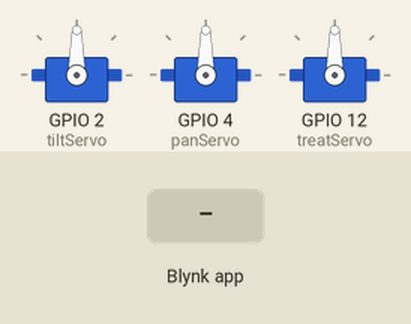
Bench run of a sketch on a simulated ESP8266 (NodeMCU). On the bench: 3 × servo. The inputs (shaded band) are chosen by the test bench. WiFi joins after 1.5 s; servers stay silent unless stated; random numbers use the default seed unless the sketch sets one.

Above: at 3.0 s.
3.1 s: Blynk app writes 1 to V0
At 4.4 s:
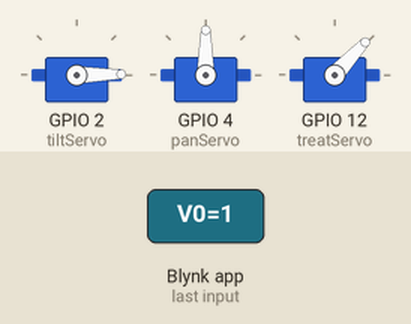
5.3 s: Blynk app writes 200 to V0
At 7.0 s:
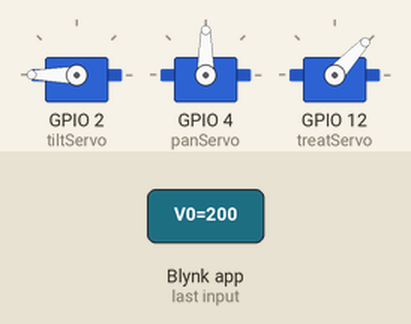
7.3 s: Blynk app writes 1 to V1
At 8.7 s:
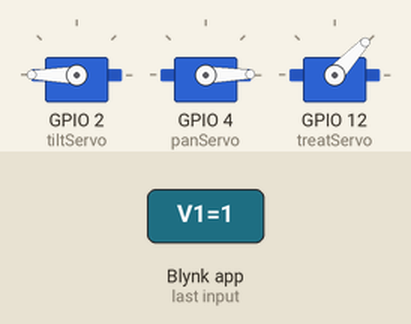
9.4 s: Blynk app writes 0 to V0
At 10.2 s:
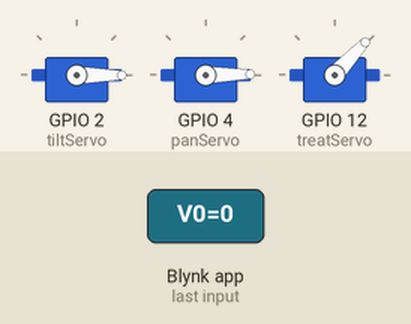
11.3 s: Blynk app writes 200 to V1
At 13.0 s:
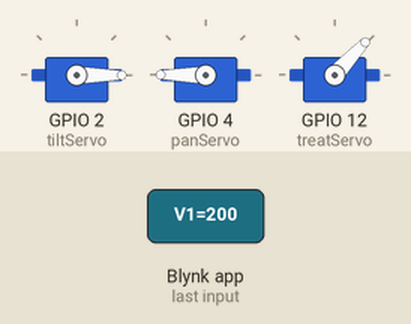
13.4 s: Blynk app writes 1 to V2
At 16.8 s:
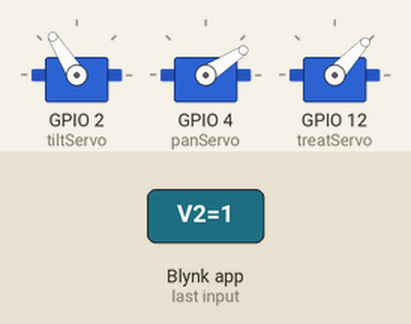
Timing chart, 0 to 19.0 s (numbered marks = the images above; inputs shaded):
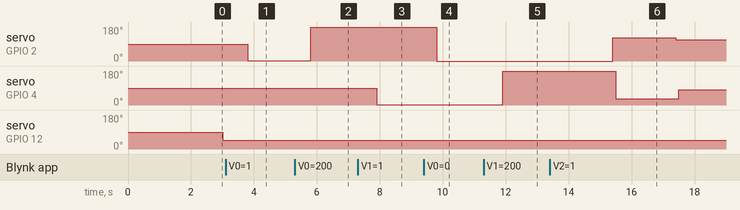

The sketch:

IoT_pet_toy.ino
```cpp
#define BLYNK_PRINT Serial

#include <ESP8266WiFi.h>
#include <BlynkSimpleEsp8266.h>
#include <Servo.h >

Servo tiltServo, panServo, treatServo;
int tiltReading = 90;
int panReading = 90;
int treatReading = 47;
int autoMode = 0;

// min and max ranges for the servos, this is to prevent laser going onto the walls, adjust as needed
int minPan = 32;
int maxPan = 120;
int minTilt = 101;
int maxTilt = 123;

// Blynk auth token and wifi credentials, update these
char auth[] = "****";
char ssid[] = "****";
char pass[] = "****";

BlynkTimer timer;
int manualDelay = 0;
int autoDelay = 0;
int treatDelay = 0;
int autoTimerInt = 0;
int manualTimerInt = 0;
int treatTimerInt = 0;

void setServoAuto(){
  digitalWrite(16, 1); // turn on laser
  tiltServo.write(random(minTilt, maxTilt));
  autoDelay = timer.setTimeout(100L, setAutoPan);
  timer.enable(autoDelay);
}

void setAutoPan(){
  panServo.write(random(minPan, maxPan));
}

void setAutoTreat(){
  treatServo.write(180);
  digitalWrite(16, 0); // turn off laser
}

void setServoManual(){
  tiltServo.write(tiltReading);
  manualDelay = timer.setTimeout(100L, setManualPan);
  timer.enable(manualDelay);
}

void setManualPan(){
  panServo.write(panReading);
  treatDelay = timer.setTimeout(100L, setManualTreat);
  timer.enable(treatDelay);
}

void setManualTreat(){
  treatServo.write(treatReading);
}

void setup(){
  tiltServo.attach(2);//d4 pin on nodeMCU
  panServo.attach(4);//d2 pin on nodeMCU
  treatServo.attach(12);//d6 pin on nodeMCU
  Blynk.begin(auth, ssid, pass);
  //start manual mode
  manualTimerInt = timer.setInterval(1000L, setServoManual);
  timer.enable(manualTimerInt);
}

BLYNK_WRITE (V0){
  tiltReading = param.asInt();
}

BLYNK_WRITE (V1){
  panReading = param.asInt();
}

BLYNK_WRITE (V2){
  autoMode = param.asInt();
  timer.disableAll();
  if(autoMode == 1){
    //pan/tilt servos will move randomly every 2 seconds, 10 times. adjust these values as you see fit
    autoTimerInt = timer.setTimer(2000L, setServoAuto, 10);
    timer.enable(autoTimerInt);
    //treat is dropped after laser is finished, adjust as you see fit
    treatTimerInt = timer.setTimeout(22000L, setAutoTreat);
    timer.enable(treatTimerInt);
  }else{
    manualTimerInt = timer.setInterval(1000L, setServoManual);
    timer.enable(manualTimerInt);
  }
}

BLYNK_WRITE (V3){
  treatReading = param.asInt();
}

void loop(){
  Blynk.run();
  timer.run();
}
```

Measured:
- after the input at 3.1 s, servo on GPIO 2 (tiltServo): 90° → 1° after 0.70 s
- after the input at 5.3 s, servo on GPIO 2 (tiltServo): 1° → 180° after 0.50 s
- after the input at 7.3 s, servo on GPIO 4 (panServo): 90° → 1° after 0.60 s
- after the input at 9.4 s, servo on GPIO 2 (tiltServo): 180° → 0° after 0.40 s
- after the input at 11.3 s, servo on GPIO 4 (panServo): 1° → 180° after 0.60 s
- after the input at 13.4 s, servo on GPIO 2 (tiltServo): 0° → 122° after 2.0 s, → 112° 2.0 s later; servo on GPIO 4 (panServo): 180° → 33° after 2.1 s, → 82° 2.0 s later
